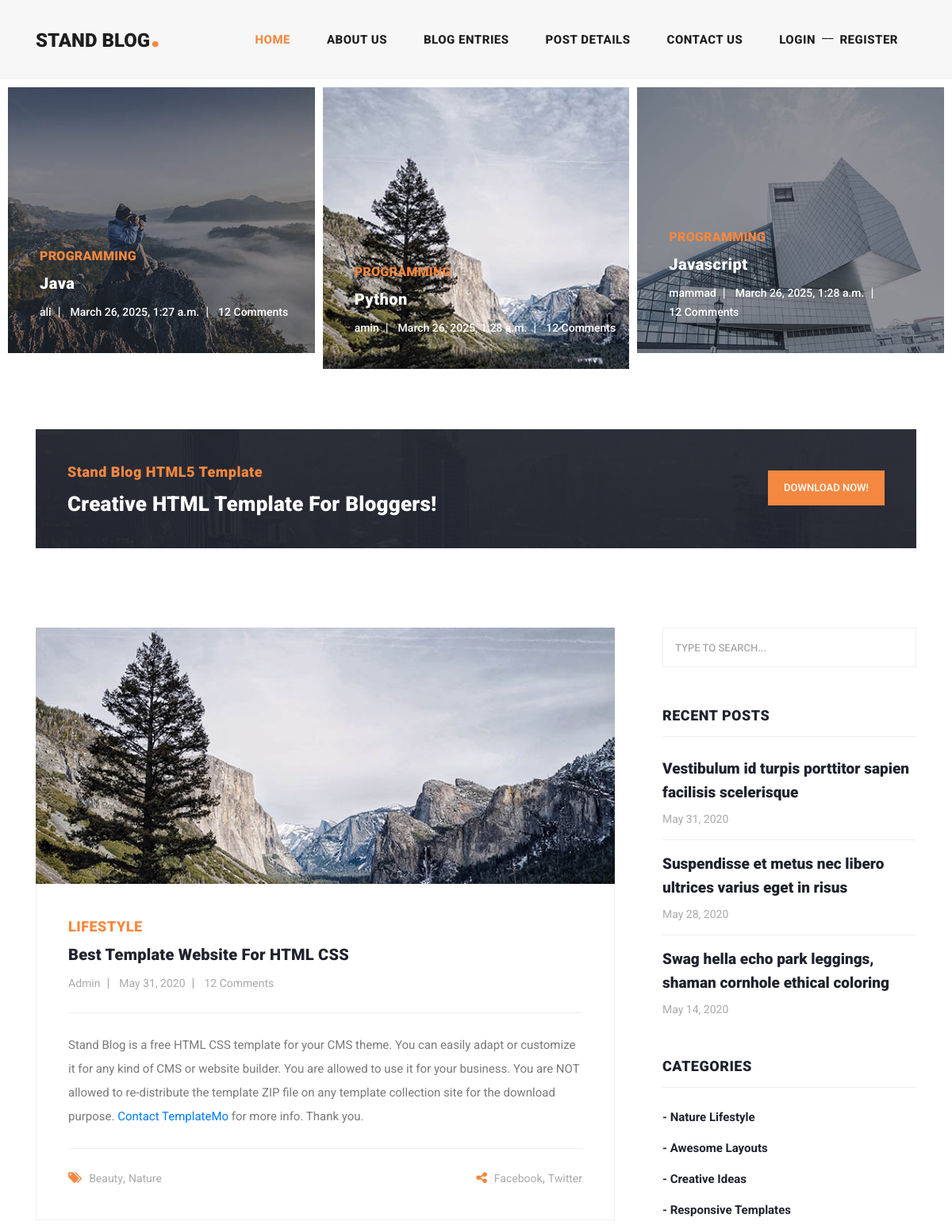
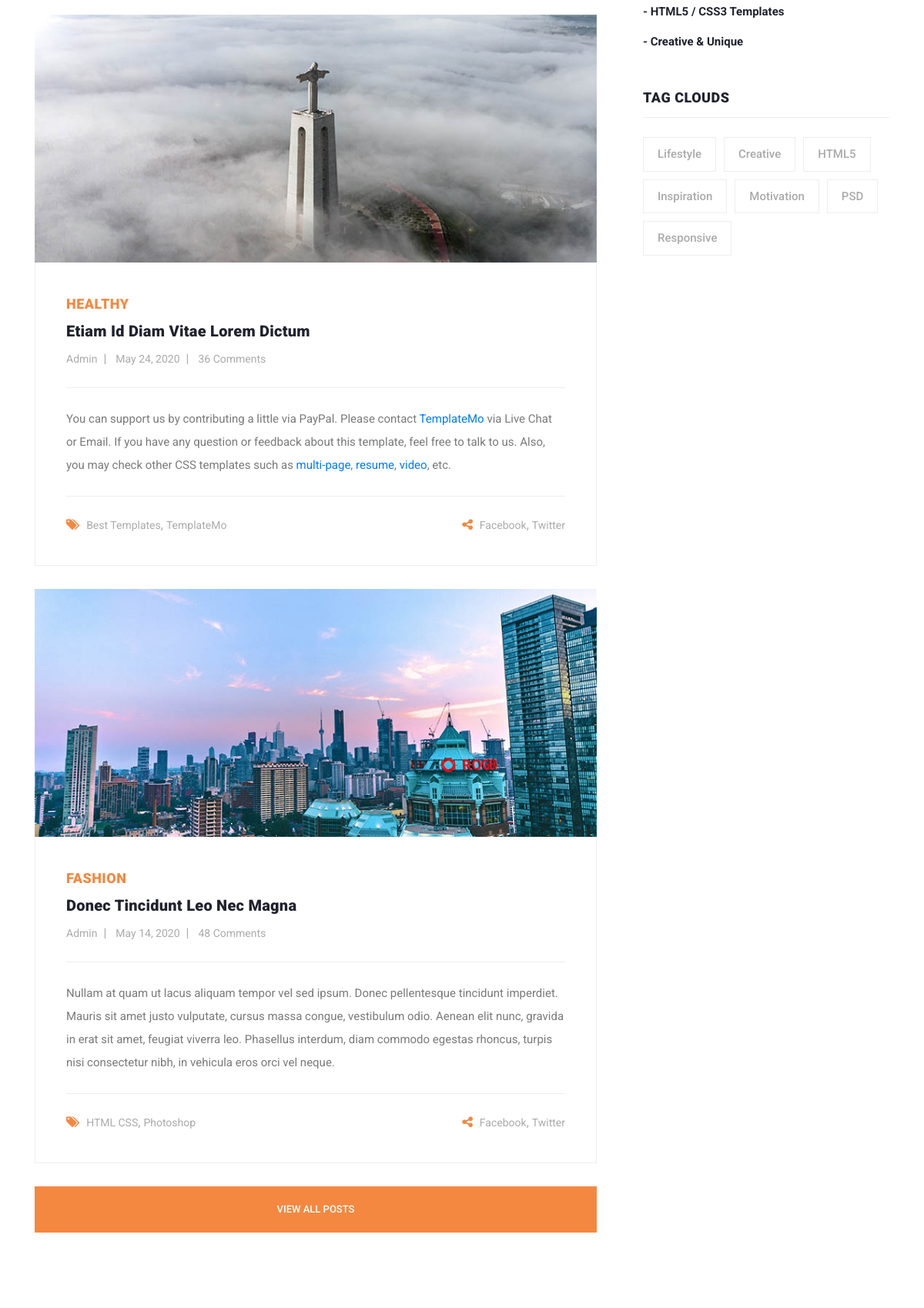
The page / (upper part) on the database its author committed (2 pictures, top to bottom).
### blog/models.py (models this page shows, shortened)
class Article(models.Model):
    author = models.ForeignKey(User , on_delete=models.SET_NULL, null=True , blank=True)
    title = models.CharField(max_length=80)
    category = models.ManyToManyField(Category)
    body = models.TextField()
    image = models.ImageField(upload_to='images/articles')
    created = models.DateTimeField(auto_now_add=True)
    updated = models.DateTimeField(auto_now=True)
    is_published = models.BooleanField(default=True)
    myfile = models.BinaryField(null=True)

class Category(models.Model):
    title = models.CharField(max_length=100)
    created = models.DateTimeField(auto_now_add=True)

### home/views.py (the view)
# urls.py: 2. Add a URL to urlpatterns:  path('', views.home, name='home')
def home(request):
    articles = Article.objects.all()
    return render(request , "home_app/index.html" , {'articles':articles})

### home/templates/home_app/index.html (shortened to what this page needs)
{% load static %}
<!DOCTYPE html>
<html lang="en">
  <head>
    <link href= "{% static "vendor/bootstrap/css/bootstrap.min.css" %}" rel="stylesheet">
    <link rel="stylesheet" href="{% static "css/fontawesome.css" %}">
    <link rel="stylesheet" href="{% static "css/templatemo-stand-blog.css" %}">
    <link rel="stylesheet" href="{% static "css/owl.css" %}">
  </head>
  <body>
    <header class="">
      <nav class="navbar navbar-expand-lg">
        <div class="container">
          <a class="navbar-brand" href="index.html"><h2>Stand Blog<em>.</em></h2></a>
          <div class="collapse navbar-collapse" id="navbarResponsive">
            <ul class="navbar-nav ml-auto">
              <li class="nav-item active">
                <a class="nav-link" href="index.html">Home
                </a>
              </li>
              <li class="nav-item">
                <a class="nav-link" href="about.html">About Us</a>
              </li>
              <li class="nav-item">
                <a class="nav-link" href="blog.html">Blog Entries</a>
              </li>
              <li class="nav-item">
                <a class="nav-link" href="post-details.html">Post Details</a>
              </li>
              <li class="nav-item">
                <a class="nav-link" href="contact.html">Contact Us</a>
              </li>
              <li class="nav-item">
                  {% if request.user.is_authenticated %}
                      {% if user.profile.image %}
                          <span><img src="{{ user.profile.image.url }}" width="25px" height="25px" style="border-radius: 100%" alt=""></span>
                          {% else %}
                          <span><img src="{% static 'images/icons/index.jpg' %}" width="25px" height="25px" style="border-radius: 100%" alt=""></span>
                      {% endif %}
                      <div class="d-flex">
                          <a class="nav-link" href="">{{ request.user.username }}</a>
                      <a href={% url 'account:logout' %}><span class="badge badge-danger mt-2">logout</span></a>
                      </div>
                  {% else %}
                      <div class="d-flex" >
                      <a class="nav-link" href={% url 'account:login' %}>login</a> __
                      <a class="nav-link" href={% url 'account:register' %}>register</a>
                      </div>
                  {% endif %}
              </li>
            </ul>
          </div>
        </div>
      </nav>
    </header>
    <div class="main-banner header-text">
      <div class="container-fluid">
        <div class="owl-banner owl-carousel">
            {% for article in articles %}
            	  <div class="item">
            <img src= "{{ article.image.url }}" alt="{{ article.title }}">
            <div class="item-content">
              <div class="main-content">
                <div class="meta-category">
                  <span>{{ article.category.first.title }}</span>
                </div>
                <a href="post-details.html"><h4>{{ article.title }}</h4></a>
                <ul class="post-info">
                  <li><a href="#">{{ article.author.username }}</a></li>
                  <li><a href="#">{{ article.created }}</a></li>
                  <li><a href="#">12 Comments</a></li>
                </ul>
              </div>
            </div>
          </div>
            {% endfor %}
        </div>
      </div>
    </div>
    <section class="call-to-action">
      <div class="container">
        <div class="row">
          <div class="col-lg-12">
            <div class="main-content">
              <div class="row">
                <div class="col-lg-8">
                  <span>Stand Blog HTML5 Template</span>
                  <h4>Creative HTML Template For Bloggers!</h4>
                </div>
                <div class="col-lg-4">
                  <div class="main-button">
                    <a rel="nofollow" href="https://templatemo.com/tm-551-stand-blog" target="_parent">Download Now!</a>
                  </div>
                </div>
              </div>
            </div>
          </div>
        </div>
      </div>
    </section>
    <section class="blog-posts">
      <div class="container">
        <div class="row">
          <div class="col-lg-8">
            <div class="all-blog-posts">
              <div class="row">
                <div class="col-lg-12">
                  <div class="blog-post">
                    <div class="blog-thumb">
                      <img src= "{% static "images/blog-post-01.jpg" %}" alt="">
                    </div>
                    <div class="down-content">
                      <span>Lifestyle</span>
                      <a href="post-details.html"><h4>Best Template Website for HTML CSS</h4></a>
                      <ul class="post-info">
                        <li><a href="#">Admin</a></li>
                        <li><a href="#">May 31, 2020</a></li>
                        <li><a href="#">12 Comments</a></li>
                      </ul>
                      <p>Stand Blog is a free HTML CSS template for your CMS theme. You can easily adapt or customize it for any kind of CMS or website builder. You are allowed to use it for your business. You are NOT allowed to re-distribute the template ZIP file on any template collection site for the download purpose. <a rel="nofollow" href="https://templatemo.com/contact" target="_parent">Contact TemplateMo</a> for more info. Thank you.</p>
                      <div class="post-options">
                        <div class="row">
                          <div class="col-6">
                            <ul class="post-tags">
                              <li><i class="fa fa-tags"></i></li>
                              <li><a href="#">Beauty</a>,</li>
                              <li><a href="#">Nature</a></li>
                            </ul>
                          </div>
                          <div class="col-6">
                            <ul class="post-share">
                              <li><i class="fa fa-share-alt"></i></li>
                              <li><a href="#">Facebook</a>,</li>
                              <li><a href="#"> Twitter</a></li>
                            </ul>
                          </div>
                        </div>
                      </div>
                    </div>
                  </div>
                </div>
                <div class="col-lg-12">
                  <div class="blog-post">
                    <div class="blog-thumb">
                      <img src="{% static "images/blog-post-02.jpg" %}" alt="">
                    </div>
                    <div class="down-content">
                      <span>Healthy</span>
                      <a href="post-details.html"><h4>Etiam id diam vitae lorem dictum</h4></a>
                      <ul class="post-info">
                        <li><a href="#">Admin</a></li>
                        <li><a href="#">May 24, 2020</a></li>
                        <li><a href="#">36 Comments</a></li>
                      </ul>
                      <p>You can support us by contributing a little via PayPal. Please contact <a rel="nofollow" href="https://templatemo.com/contact" target="_parent">TemplateMo</a> via Live Chat or Email. If you have any question or feedback about this template, feel free to talk to us. Also, you may check other CSS templates such as <a rel="nofollow" href="https://templatemo.com/tag/multi-page" target="_parent">multi-page</a>, <a rel="nofollow" href="https://templatemo.com/tag/resume" target="_parent">resume</a>, <a rel="nofollow" href="https://templatemo.com/tag/video" target="_parent">video</a>, etc.</p>
                      <div class="post-options">
                        <div class="row">
                          <div class="col-6">
                            <ul class="post-tags">
                              <li><i class="fa fa-tags"></i></li>
                              <li><a href="#">Best Templates</a>,</li>
                              <li><a href="#">TemplateMo</a></li>
                            </ul>
                          </div>
                          <div class="col-6">
                            <ul class="post-share">
                              <li><i class="fa fa-share-alt"></i></li>
                              <li><a href="#">Facebook</a>,</li>
                              <li><a href="#">Twitter</a></li>
                            </ul>
                          </div>
                        </div>
                      </div>
                    </div>
                  </div>
                </div>
                <div class="col-lg-12">
                  <div class="blog-post">
                    <div class="blog-thumb">
                      <img src="{% static "images/blog-post-03.jpg" %}" alt="">
                    </div>
                    <div class="down-content">
                      <span>Fashion</span>
                      <a href="post-details.html"><h4>Donec tincidunt leo nec magna</h4></a>
                      <ul class="post-info">
                        <li><a href="#">Admin</a></li>
                        <li><a href="#">May 14, 2020</a></li>
                        <li><a href="#">48 Comments</a></li>
                      </ul>
                      <p>Nullam at quam ut lacus aliquam tempor vel sed ipsum. Donec pellentesque tincidunt imperdiet. Mauris sit amet justo vulputate, cursus massa congue, vestibulum odio. Aenean elit nunc, gravida in erat sit amet, feugiat viverra leo. Phasellus interdum, diam commodo egestas rhoncus, turpis nisi consectetur nibh, in vehicula eros orci vel neque.</p>
                      <div class="post-options">
                        <div class="row">
                          <div class="col-6">
                            <ul class="post-tags">
                              <li><i class="fa fa-tags"></i></li>
                              <li><a href="#">HTML CSS</a>,</li>
                              <li><a href="#">Photoshop</a></li>
                            </ul>
                          </div>
                          <div class="col-6">
                            <ul class="post-share">
                              <li><i class="fa fa-share-alt"></i></li>
                              <li><a href="#">Facebook</a>,</li>
                              <li><a href="#">Twitter</a></li>
                            </ul>
                          </div>
                        </div>
                      </div>
                    </div>
                  </div>
                </div>
                <div class="col-lg-12">
                  <div class="main-button">
                    <a href="blog.html">View All Posts</a>
                  </div>
                </div>
              </div>
            </div>
          </div>
          <div class="col-lg-4">
            <div class="sidebar">
              <div class="row">
                <div class="col-lg-12">
                  <div class="sidebar-item search">
                    <form id="search_form" name="gs" method="GET" action="#">
                      <input type="text" name="q" class="searchText" placeholder="type to search..." autocomplete="on">
                    </form>
                  </div>
                </div>
                <div class="col-lg-12">
                  <div class="sidebar-item recent-posts">
                    <div class="sidebar-heading">
                      <h2>Recent Posts</h2>
                    </div>
                    <div class="content">
                      <ul>
                        <li><a href="post-details.html">
                          <h5>Vestibulum id turpis porttitor sapien facilisis scelerisque</h5>
                          <span>May 31, 2020</span>
                        </a></li>
                        <li><a href="post-details.html">
                          <h5>Suspendisse et metus nec libero ultrices varius eget in risus</h5>
                          <span>May 28, 2020</span>
                        </a></li>
                        <li><a href="post-details.html">
                          <h5>Swag hella echo park leggings, shaman cornhole ethical coloring</h5>
                          <span>May 14, 2020</span>
                        </a></li>
                      </ul>
                    </div>
                  </div>
                </div>
                <div class="col-lg-12">
                  <div class="sidebar-item categories">
                    <div class="sidebar-heading">
                      <h2>Categories</h2>
                    </div>
                    <div class="content">
                      <ul>
                        <li><a href="#">- Nature Lifestyle</a></li>
                        <li><a href="#">- Awesome Layouts</a></li>
                        <li><a href="#">- Creative Ideas</a></li>
                        <li><a href="#">- Responsive Templates</a></li>
                        <li><a href="#">- HTML5 / CSS3 Templates</a></li>
                        <li><a href="#">- Creative &amp; Unique</a></li>
                      </ul>
                    </div>
                  </div>
                </div>
                <div class="col-lg-12">
                  <div class="sidebar-item tags">
                    <div class="sidebar-heading">
                      <h2>Tag Clouds</h2>
                    </div>
                    <div class="content">
                      <ul>
                        <li><a href="#">Lifestyle</a></li>
                        <li><a href="#">Creative</a></li>
                        <li><a href="#">HTML5</a></li>
                        <li><a href="#">Inspiration</a></li>
                        <li><a href="#">Motivation</a></li>
                        <li><a href="#">PSD</a></li>
                        <li><a href="#">Responsive</a></li>
                      </ul>
                    </div>
                  </div>
                </div>
              </div>
            </div>
          </div>
        </div>
      </div>
    </section>
  </body>
</html>

### rows shown on the page
Article: image (picture), category.first "PROGRAMMING", title "Java", author.username "ali", created "March 26, 2025, 1:27 a.m."
Article: image (picture), category.first "PROGRAMMING", title "Python", author.username "amin", created "March 26, 2025, 1:28 a.m."
Article: image (picture), category.first "PROGRAMMING", title "Javascript", author.username "mammad", created "March 26, 2025, 1:28 a.m."
